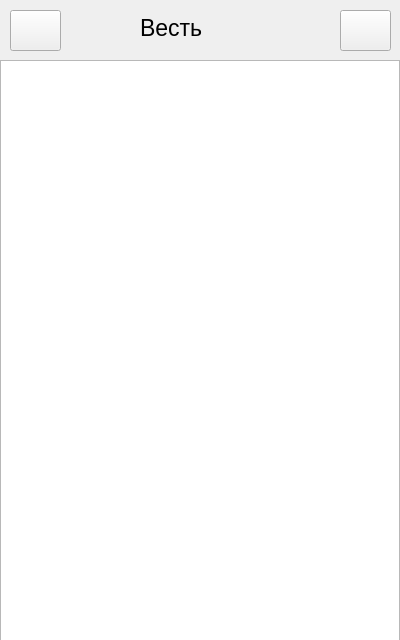
<?xml version="1.0" encoding="UTF-8"?>
<ui version="4.0">
 <class>userChat</class>
 <widget class="QWidget" name="userChat">
  <property name="geometry">
   <rect>
    <x>0</x>
    <y>0</y>
    <width>400</width>
    <height>640</height>
   </rect>
  </property>
  <property name="windowTitle">
   <string>Form</string>
  </property>
  <widget class="QListWidget" name="listWidget">
   <property name="geometry">
    <rect>
     <x>0</x>
     <y>60</y>
     <width>400</width>
     <height>581</height>
    </rect>
   </property>
  </widget>
  <widget class="QLabel" name="logoLabel">
   <property name="geometry">
    <rect>
     <x>140</x>
     <y>10</y>
     <width>132</width>
     <height>36</height>
    </rect>
   </property>
   <property name="font">
    <font>
     <pointsize>17</pointsize>
    </font>
   </property>
   <property name="text">
    <string>Весть</string>
   </property>
  </widget>
  <widget class="QPushButton" name="settingsButton">
   <property name="geometry">
    <rect>
     <x>10</x>
     <y>10</y>
     <width>51</width>
     <height>41</height>
    </rect>
   </property>
   <property name="text">
    <string/>
   </property>
  </widget>
  <widget class="QPushButton" name="newchatButton">
   <property name="geometry">
    <rect>
     <x>340</x>
     <y>10</y>
     <width>51</width>
     <height>41</height>
    </rect>
   </property>
   <property name="text">
    <string/>
   </property>
  </widget>
  <widget class="QLabel" name="label">
   <property name="geometry">
    <rect>
     <x>0</x>
     <y>0</y>
     <width>400</width>
     <height>60</height>
    </rect>
   </property>
   <property name="text">
    <string/>
   </property>
  </widget>
  <zorder>label</zorder>
  <zorder>listWidget</zorder>
  <zorder>logoLabel</zorder>
  <zorder>settingsButton</zorder>
  <zorder>newchatButton</zorder>
 </widget>
 <resources/>
 <connections/>
</ui>
